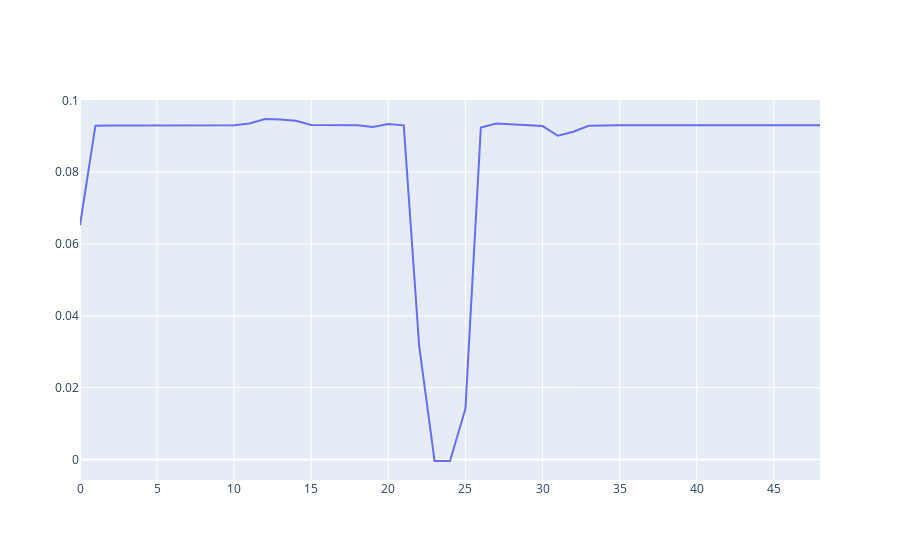

Notebook source saved alongside this figure:
### Code cell
import time
import numpy as np
import plotly.graph_objects as go
from IPython.display import display, clear_output

# Initialize plot
fig = go.Figure()
fig.add_trace(go.Scatter( y=[], mode="lines", name="Streaming Data"))

start_time = time.time()
run_time = 60*60  # Total script run time
window_size = 20  # Time window to display in seconds

x_data, y_data = [], []

hm.pg.setDigital('sdtrig',seq_dig)

hm.dig.set_config()
hm.pg.stream(n_runs=INF)
hm.dig.start_buffer()
hm.pg.startNow()
hm.laser.laser_on()
while time.time() - start_time < run_time:
    new_y = hm.dig.stream()
    if new_y is None or len(new_y) == 0:
        continue  # Skip empty data
    
    avg = np.mean(new_y)
    print(avg)

    current_time = time.time() - start_time  # Current timestamp relative to start
    x_data.append(current_time)
    y_data.append(avg)

    # Keep only the last 20 seconds of data
    while x_data and (current_time - x_data[0]) > window_size:
        x_data.pop(0)
        y_data.pop(0)

    # Update the figure dynamically
    fig.update_traces( y=y_data)

    clear_output(wait=True)
    display(fig)  # Directly display the figure in Jupyter

    time.sleep(0.1)  # Simulate real-time update delay

print("Streaming Ended!")
hm.laser.laser_off()
hm.dig.stream()
hm.dig.stop_card()

hm.pg.forceFinal()

### Figure 1 — Plotly figure (JSON) as saved in the notebook; plotly's stock layout.template omitted (floating-point values rounded to 4 significant figures)
{"data": [{"mode": "lines", "name": "Streaming Data", "type": "scatter", "y": [0.0652, 0.09296, 0.09298, 0.093, 0.09307, 0.09291, 0.09307, 0.09303, 0.093, 0.09302, 0.09306, 0.09357, 0.09481, 0.09466, 0.09431, 0.09317, 0.09312, 0.0931, 0.09309, 0.0926, 0.0934, 0.09305, 0.03165, -0.0003973, -0.0004151, 0.0141, 0.09241, 0.09354, 0.09326, 0.0931, 0.09285, 0.09014, 0.09128, 0.09294, 0.09311, 0.0931, 0.09305, 0.09312, 0.09305, 0.09307, 0.09305, 0.09307, 0.09311, 0.09312, 0.09305, 0.09307, 0.0931, 0.09305, 0.09307]}], "layout": {}}
